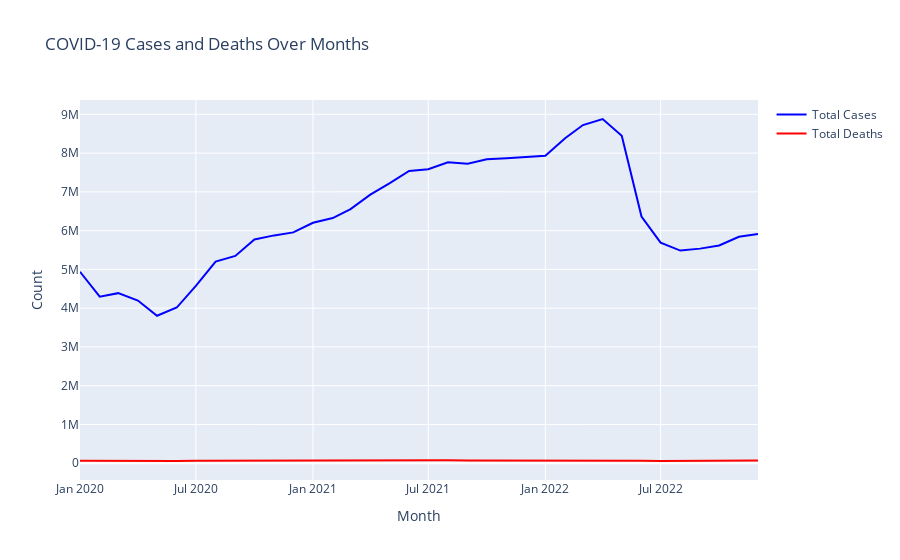

The code cell stored with this chart in its notebook:
### Markdown cell above
## Display cases of infection and deaths by month

### Code cell
# Convert 'Day' column to datetime format
df['Day'] = pd.to_datetime(df['Day'], format='%m/%d/%Y')

# Extract month from 'Day' column
df['Month'] = df['Day'].dt.to_period('M')

# Group by month and calculate the mean values
df_monthly = df.groupby('Month').mean().reset_index()

# Convert 'Month' column to string
df_monthly['Month'] = df_monthly["Month"].astype(str)

# Create a scatter trace for total cases
trace_cases = go.Scatter(
    x=df_monthly['Month'],
    y=df_monthly['total_cases'],
    mode='lines',
    name='Total Cases',
    line=dict(color='blue')
)

# Create a scatter trace for total deaths
trace_deaths = go.Scatter(
    x=df_monthly['Month'],
    y=df_monthly['total_deaths'],
    mode='lines',
    name='Total Deaths',
    line=dict(color='red')
)

# Set up the layout for the plot
layout = go.Layout(
    title='COVID-19 Cases and Deaths Over Months',
    xaxis=dict(title='Month'),
    yaxis=dict(title='Count'),
    showlegend=True
)

# Create the figure with the traces and layout
fig = go.Figure(data=[trace_cases, trace_deaths], layout=layout)

# Show the figure
fig.show()

### Figure 1 — Plotly figure (JSON) as saved in the notebook; plotly's stock layout.template omitted (floating-point values rounded to 4 significant figures)
{"data": [{"line": {"color": "blue"}, "mode": "lines", "name": "Total Cases", "type": "scatter", "x": ["2020-01", "2020-02", "2020-03", "2020-04", "2020-05", "2020-06", "2020-07", "2020-08", "2020-09", "2020-10", "2020-11", "2020-12", "2021-01", "2021-02", "2021-03", "2021-04", "2021-05", "2021-06", "2021-07", "2021-08", "2021-09", "2021-10", "2021-11", "2021-12", "2022-01", "2022-02", "2022-03", "2022-04", "2022-05", "2022-06", "2022-07", "2022-08", "2022-09", "2022-10", "2022-11", "2022-12"], "y": [4939000.0, 4295000.0, 4387000.0, 4196000.0, 3804000.0, 4016000.0, 4576000.0, 5203000.0, 5347000.0, 5774000.0, 5877000.0, 5955000.0, 6203000.0, 6325000.0, 6554000.0, 6930000.0, 7217000.0, 7538000.0, 7585000.0, 7762000.0, 7728000.0, 7842000.0, 7870000.0, 7894000.0, 7931000.0, 8385000.0, 8724000.0, 8880000.0, 8448000.0, 6363000.0, 5689000.0, 5485000.0, 5536000.0, 5619000.0, 5841000.0, 5913000.0]}, {"line": {"color": "red"}, "mode": "lines", "name": "Total Deaths", "type": "scatter", "x": ["2020-01", "2020-02", "2020-03", "2020-04", "2020-05", "2020-06", "2020-07", "2020-08", "2020-09", "2020-10", "2020-11", "2020-12", "2021-01", "2021-02", "2021-03", "2021-04", "2021-05", "2021-06", "2021-07", "2021-08", "2021-09", "2021-10", "2021-11", "2021-12", "2022-01", "2022-02", "2022-03", "2022-04", "2022-05", "2022-06", "2022-07", "2022-08", "2022-09", "2022-10", "2022-11", "2022-12"], "y": [64370.0, 60740.0, 60200.0, 58360.0, 57260.0, 59480.0, 62780.0, 65130.0, 65490.0, 68540.0, 68250.0, 69520.0, 70850.0, 71400.0, 71570.0, 74720.0, 76200.0, 78930.0, 78950.0, 79080.0, 70770.0, 71150.0, 71250.0, 72980.0, 73880.0, 73920.0, 75960.0, 77410.0, 75760.0, 62970.0, 59660.0, 63670.0, 65760.0, 67520.0, 69000.0, 68660.0]}], "layout": {"showlegend": true, "title": {"text": "COVID-19 Cases and Deaths Over Months"}, "xaxis": {"title": {"text": "Month"}}, "yaxis": {"title": {"text": "Count"}}}}
